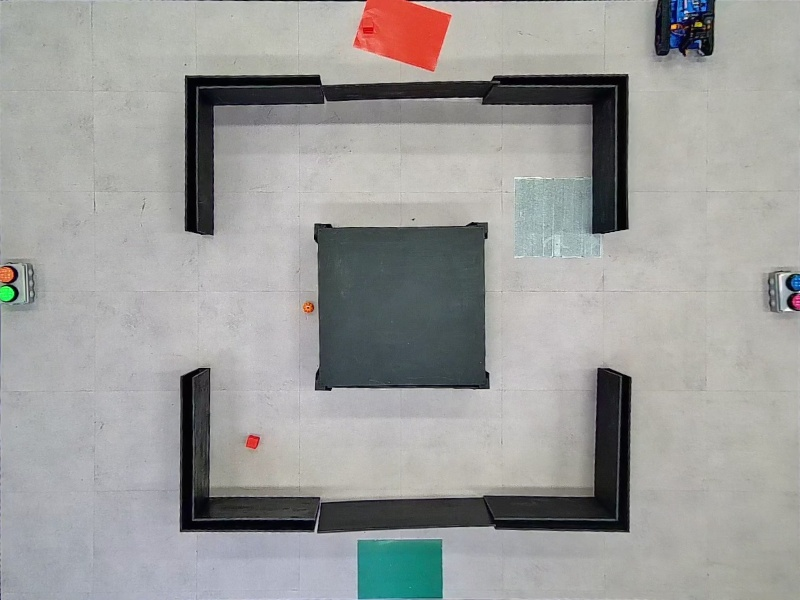
#> input picture kaiv/upper_camera/converted/frame+10 (5).jpg, 800 x 600 px, found by its file name
$ python generate.py
#> lines starting #> are read from the running program, lines starting #| are printed output that depends on the picture
import cv2
import numpy as np
import random
import os
image = cv2.imread('./src_imgs/frame+10 (5).jpg')
#> image is the input picture: shape (600, 800, 3); mean B, G, R 154.7, 156.3, 156.1

INPUT_SIZE = [1920, 1080]

SRC_POINTS = np.array([[399,88], [1500, 150], [1460, 962], [383, 953]], dtype='float32')
LABEL_POINTS = [[399,88], [1500, 150], [1460, 962], [383, 953]]

ORIGIN_POITNS = [
    [397, 109],
    [1525, 109],
    [1525, 981],
    [397, 981]
]

MAX_OFFSET = 35

VARIANTS = 3


for file in os.listdir("./src_imgs"):
    if file.endswith(".jpg"):
        image = cv2.imread(f'./src_imgs/{file}')
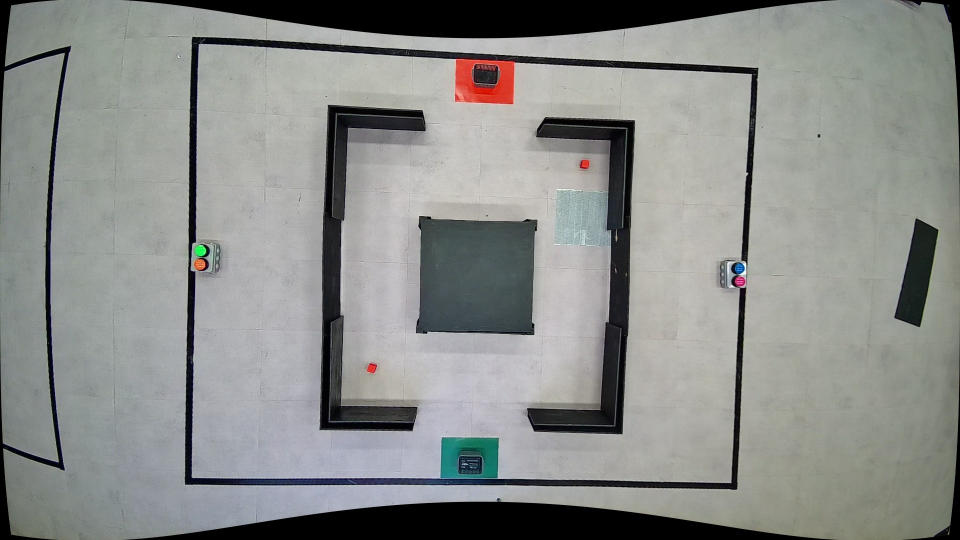
#> input picture kaiv/upper_camera/src_imgs/frame+0 (11).jpg, 1920 x 1080 px (shown at 1/2 size)
#> image is the input picture: shape (1080, 1920, 3); mean B, G, R 137.7, 140.5, 138.4
        for i in range(VARIANTS):
            #dst_points = np.array([[0, 0], [800, 0], [800, 600], [0, 600]], dtype='float32')
            #         matrix = cv2.getPerspectiveTransform(SRC_POINTS, dst_points)
            new_points = []
            for p in ORIGIN_POITNS:
                r = []
                for a in p:
                    r.append(a + random.randrange(-MAX_OFFSET, MAX_OFFSET+1))
                new_points.append(r)
            matrix = cv2.getPerspectiveTransform(SRC_POINTS, np.array(new_points, dtype='float32'))
            warped_image = cv2.warpPerspective(image, matrix, (1920, 1080))
            label = [0]
            for p in LABEL_POINTS:
                point_homogeneous = np.array([p[0], p[1], 1])
                transformed_point_homogeneous = matrix @ point_homogeneous
                transformed_point = [0, 0]
                if transformed_point_homogeneous[2] != 0:
                    a = transformed_point_homogeneous[:2] / transformed_point_homogeneous[2]
                    label.append(float(a[0]) / 1920)
                    label.append(float(a[1]) / 1080)
                else:
                    transformed_point = [float('inf'), float('inf')]
                    print("ZERO DIVISION")
                    exit()

                #cv2.circle(warped_image, transformed_point, 5, (0, 255, 0), -1)
            with open(f'./result/{i}{file.replace(".jpg", ".txt")}', 'w') as f:
                f.writelines([" ".join([str(s) for s in label])])
            cv2.imwrite(f'./result/{i}{file}', warped_image)
#> this loop made 3 passes
#> pass 1, `warped_image = cv2.warpPerspective(image, matrix, (1920, 1080))`:
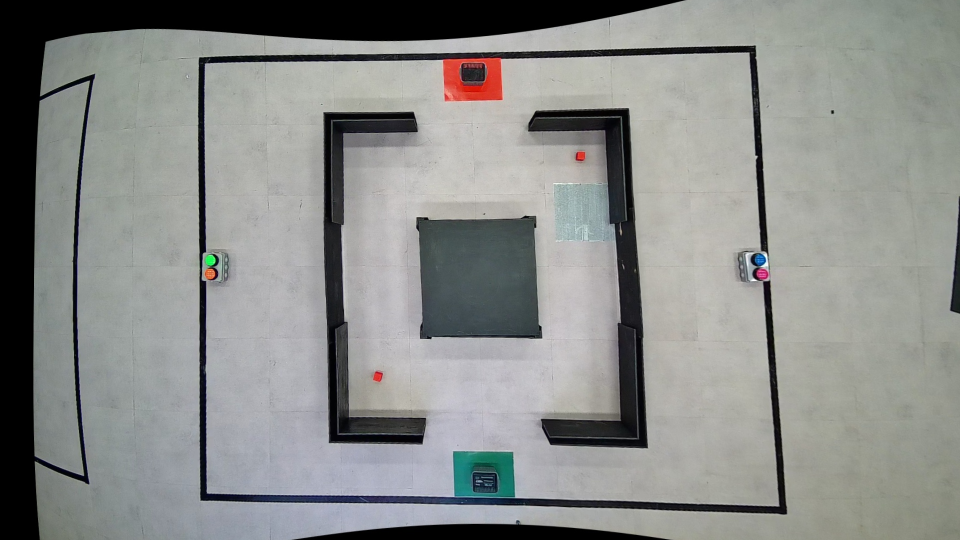
#> warped_image: shape (1080, 1920, 3) (shown at 1/2 size); mean B, G, R 137.4, 139.8, 138
#> pass 2, `warped_image = cv2.warpPerspective(image, matrix, (1920, 1080))`:
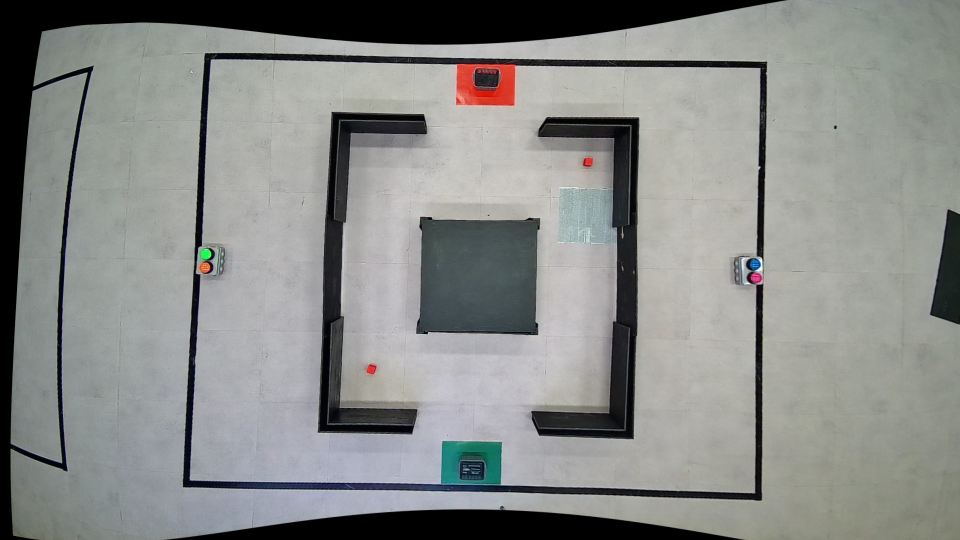
#> warped_image: shape (1080, 1920, 3) (shown at 1/2 size); mean B, G, R 136, 138.5, 136.5
#> pass 3, `warped_image = cv2.warpPerspective(image, matrix, (1920, 1080))`:
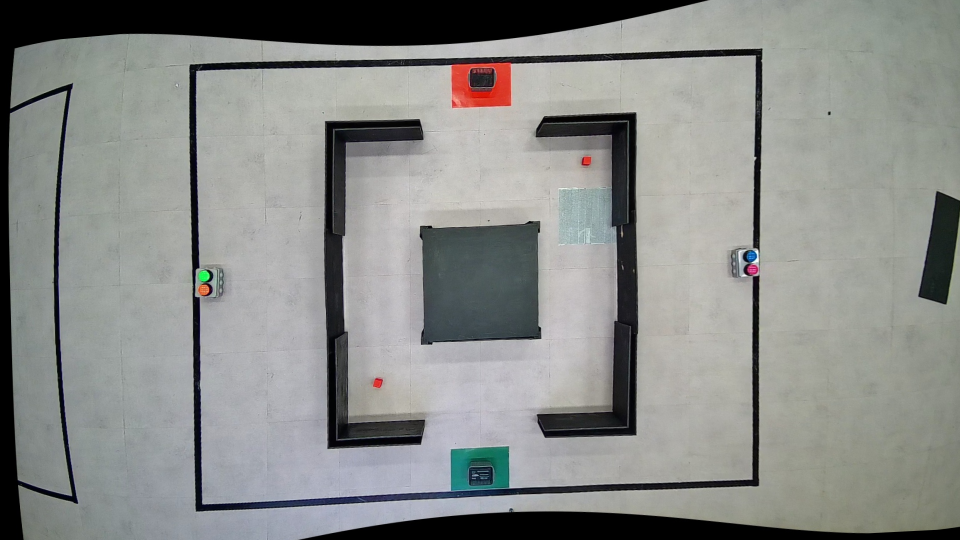
#> warped_image: shape (1080, 1920, 3) (shown at 1/2 size); mean B, G, R 136.4, 139, 137.1
#> pass 2 of the loop `for file in os.listdir("./src_imgs"):`:
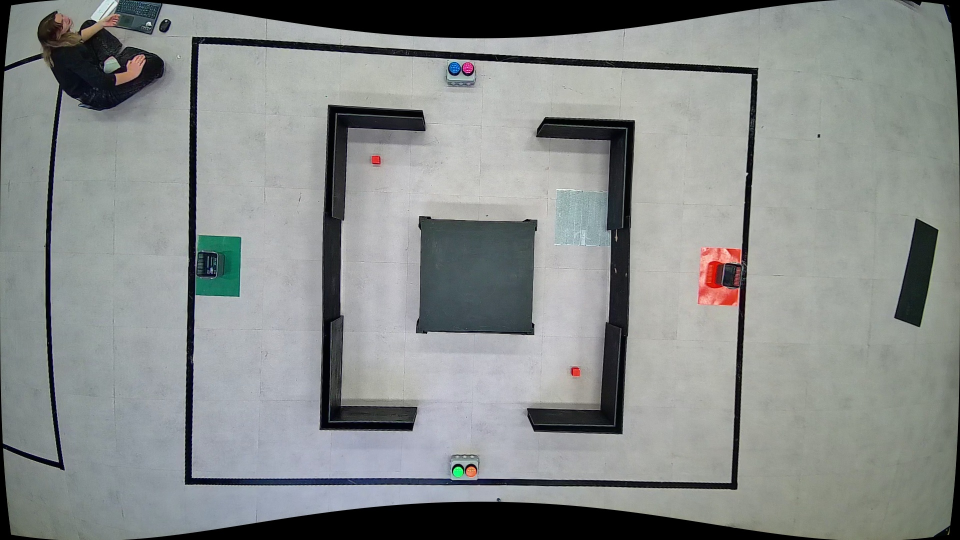
#> input picture kaiv/upper_camera/src_imgs/frame+0 (2).jpg, 1920 x 1080 px (shown at 1/2 size)
#> image is the input picture: shape (1080, 1920, 3); mean B, G, R 138, 139.2, 135.2
#> the loop `for i in range(VARIANTS): #dst_points = np.array([[0, 0], [800, 0], [8..` made 3 passes
#> pass 1, `warped_image = cv2.warpPerspective(image, matrix, (1920, 1080))`:
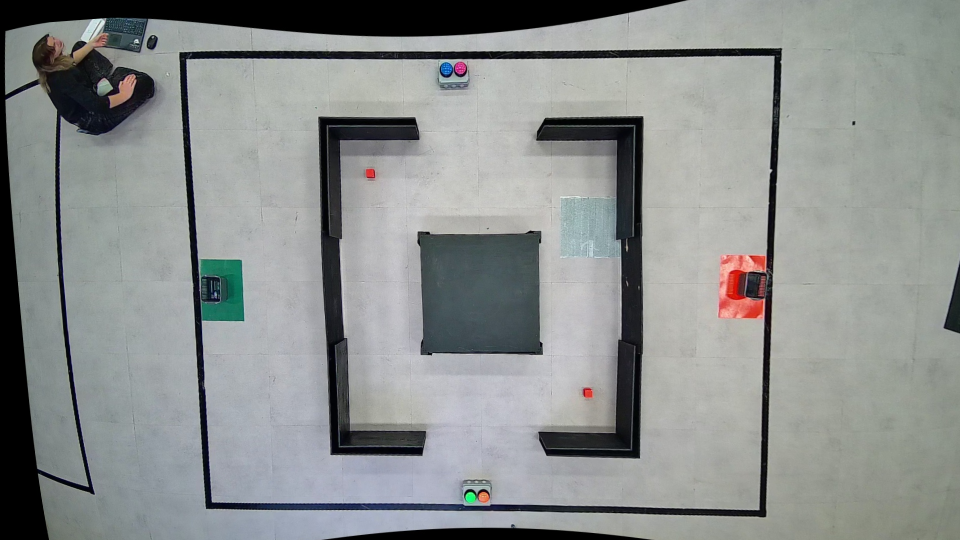
#> warped_image: shape (1080, 1920, 3) (shown at 1/2 size); mean B, G, R 141.5, 142.6, 139.1
#> pass 3, `warped_image = cv2.warpPerspective(image, matrix, (1920, 1080))`:
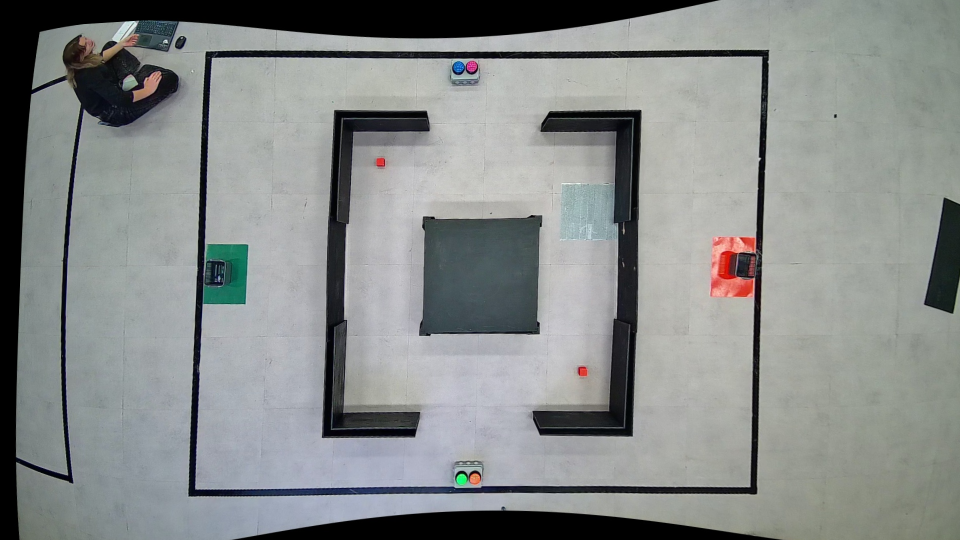
#> warped_image: shape (1080, 1920, 3) (shown at 1/2 size); mean B, G, R 137.3, 138.5, 134.8
#> pass 3 of the loop `for file in os.listdir("./src_imgs"):`:
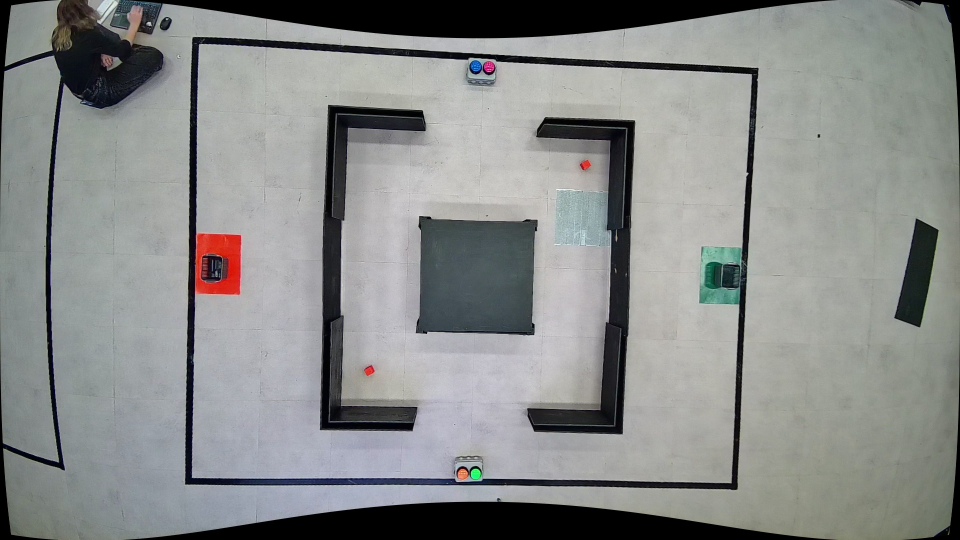
#> input picture kaiv/upper_camera/src_imgs/frame+0 (3).jpg, 1920 x 1080 px (shown at 1/2 size)
#> image is the input picture: shape (1080, 1920, 3); mean B, G, R 137.7, 139, 136.8
#> the loop `for i in range(VARIANTS): #dst_points = np.array([[0, 0], [800, 0], [8..` made 3 passes
#> pass 1, `warped_image = cv2.warpPerspective(image, matrix, (1920, 1080))`:
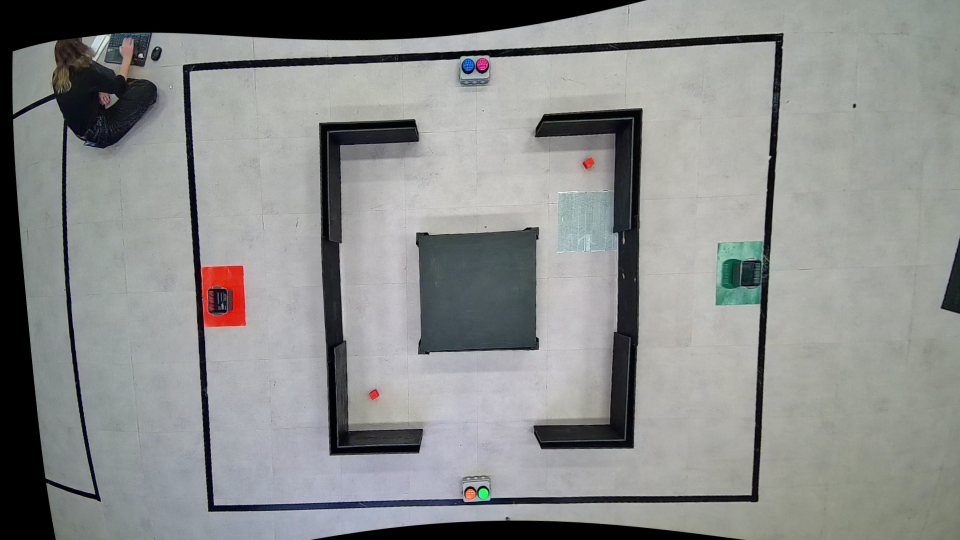
#> warped_image: shape (1080, 1920, 3) (shown at 1/2 size); mean B, G, R 138.2, 139.5, 137.7
#> pass 3, `warped_image = cv2.warpPerspective(image, matrix, (1920, 1080))`:
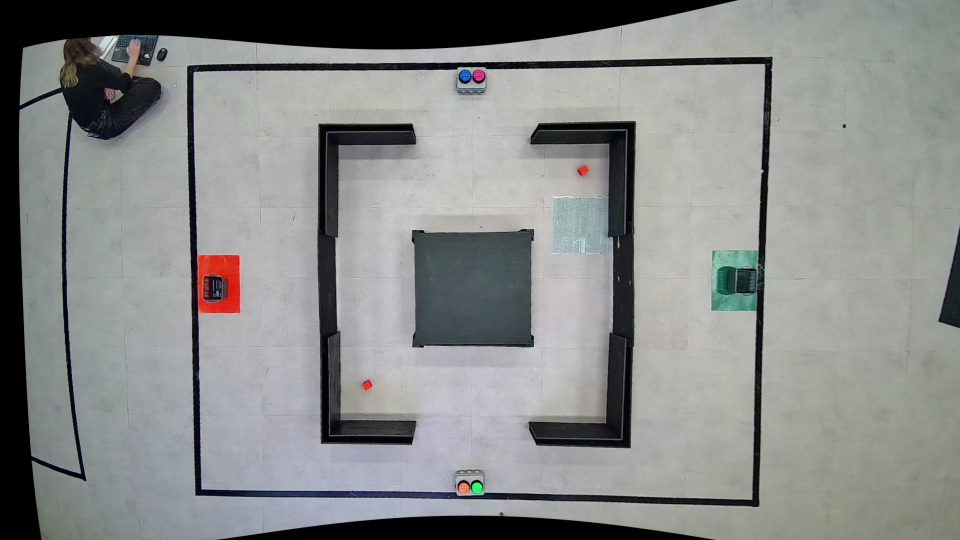
#> warped_image: shape (1080, 1920, 3) (shown at 1/2 size); mean B, G, R 136.1, 137.3, 135.4
